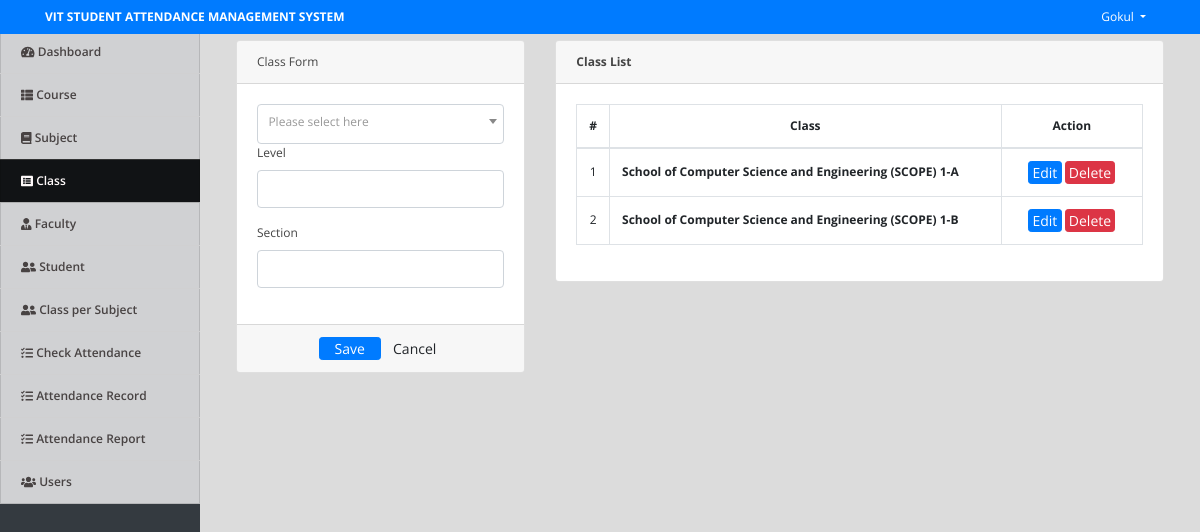
The page /index.php?page=class (signed in) on the database its author committed.
### tables this page shows
CREATE TABLE `class` (
  `id` int(30) NOT NULL,
  `course_id` int(30) NOT NULL,
  `level` varchar(50) NOT NULL,
  `section` varchar(100) NOT NULL,
  `status` tinyint(1) NOT NULL DEFAULT 1 COMMENT '1=Active, 0=Inactive',
  `date_created` datetime NOT NULL DEFAULT current_timestamp()
);

### class.php (the view, shortened to what this page needs)
<?php include('db_connect.php');?>
<div class="container-fluid">
	<div class="col-lg-12">
		<div class="row">
			<div class="col-md-4">
			<form action="" id="manage-class">
				<div class="card">
					<div class="card-header">
						    Class Form
				  	</div>
					<div class="card-body">
							<div class="form-group">
								<label class="control-label">Level</label>
								<input type="text" class="form-control" name="level">
							</div>
							<div class="form-group">
								<label class="control-label">Section</label>
								<input type="text" class="form-control" name="section">
							</div>
					</div>
					<div class="card-footer">
						<div class="row">
							<div class="col-md-12">
								<button class="btn btn-sm btn-primary col-sm-3 offset-md-3"> Save</button>
								<button class="btn btn-sm btn-default col-sm-3" type="reset"> Cancel</button>
							</div>
						</div>
					</div>
				</div>
			</form>
			</div>
			<div class="col-md-8">
				<div class="card">
					<div class="card-header">
						<b>Class List</b>
					</div>
					<div class="card-body">
						<table class="table table-bordered table-hover">
							<thead>
								<tr>
									<th class="text-center" width="5%">#</th>
									<th class="text-center">Class</th>
									<th class="text-center" width="25%">Action</th>
								</tr>
							</thead>
							<tbody>
								<?php
								$i = 1;
								$class = $conn->query("SELECT c.*,concat(co.course,' ',c.level,'-',c.section) as `class` FROM `class` c inner join courses co on co.id = c.course_id order by concat(co.course,' ',c.level,'-',c.section) asc");
								while($row=$class->fetch_assoc()):
								?>
								<tr>
									<td class="text-center"><?php echo $i++ ?></td>
									<td class="">
										<p><b><?php echo $row['class'] ?></b></p>
									</td>
									<td class="text-center">
										<button class="btn btn-sm btn-primary edit_class" type="button" data-id="<?php echo $row['id'] ?>"  data-course_id="<?php echo $row['course_id'] ?>"  data-level="<?php echo $row['level'] ?>" data-section="<?php echo $row['section'] ?>" >Edit</button>
										<button class="btn btn-sm btn-danger delete_class" type="button" data-id="<?php echo $row['id'] ?>">Delete</button>
									</td>
								</tr>
								<?php endwhile; ?>
							</tbody>
						</table>
					</div>
				</div>
			</div>
		</div>
	</div>
</div>

### assets/css/style.css (style rules this page uses)
body { font-family: "Open Sans", sans-serif; color: #444444; width: 100%; height: calc(100%); font-size: 12px; }
.btn-sm { padding: .0001rem .2rem; }

### index.php (style rules this page uses)
body { background: #80808045; }

### class.php (style rules this page uses)
td { vertical-align: middle !important; }
td p { margin: unset; }

### rows shown on the page
class: class "School of Computer Science and Engineering (SCOPE) 1-A"
class: class "School of Computer Science and Engineering (SCOPE) 1-B"

### other values the page prints
$_SESSION['system']['name'] "VIT STUDENT ATTENDANCE MANAGEMENT SYSTEM"
$_SESSION['login_name'] "Gokul"
